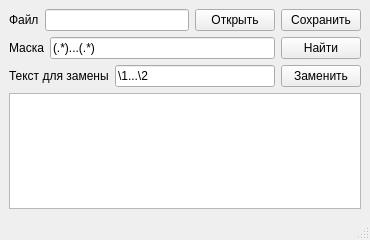
<?xml version="1.0" encoding="UTF-8"?>
<ui version="4.0">
 <class>MainWindow</class>
 <widget class="QMainWindow" name="MainWindow">
  <property name="geometry">
   <rect>
    <x>0</x>
    <y>0</y>
    <width>370</width>
    <height>240</height>
   </rect>
  </property>
  <property name="windowTitle">
   <string>MainWindow</string>
  </property>
  <widget class="QWidget" name="centralwidget">
   <layout class="QGridLayout" name="gridLayout">
    <item row="0" column="0">
     <layout class="QVBoxLayout" name="verticalLayout">
      <item>
       <layout class="QHBoxLayout" name="horizontalLayout">
        <item>
         <widget class="QLabel" name="label">
          <property name="text">
           <string>Файл</string>
          </property>
         </widget>
        </item>
        <item>
         <widget class="QLineEdit" name="lineEdit"/>
        </item>
        <item>
         <widget class="QPushButton" name="openButton">
          <property name="text">
           <string>Открыть</string>
          </property>
         </widget>
        </item>
        <item>
         <widget class="QPushButton" name="saveButton">
          <property name="text">
           <string>Сохранить</string>
          </property>
         </widget>
        </item>
       </layout>
      </item>
      <item>
       <layout class="QHBoxLayout" name="horizontalLayout_3">
        <item>
         <widget class="QLabel" name="label_2">
          <property name="text">
           <string>Маска</string>
          </property>
         </widget>
        </item>
        <item>
         <widget class="QLineEdit" name="lineEdit_2">
          <property name="text">
           <string>(.*)...(.*)</string>
          </property>
         </widget>
        </item>
        <item>
         <widget class="QPushButton" name="searchButton">
          <property name="text">
           <string>Найти</string>
          </property>
         </widget>
        </item>
       </layout>
      </item>
      <item>
       <layout class="QHBoxLayout" name="horizontalLayout_6">
        <item>
         <widget class="QLabel" name="label_3">
          <property name="text">
           <string>Текст для замены</string>
          </property>
         </widget>
        </item>
        <item>
         <widget class="QLineEdit" name="lineEdit_3">
          <property name="text">
           <string>\1...\2</string>
          </property>
         </widget>
        </item>
        <item>
         <widget class="QPushButton" name="replaceButton">
          <property name="text">
           <string>Заменить</string>
          </property>
         </widget>
        </item>
       </layout>
      </item>
      <item>
       <layout class="QHBoxLayout" name="horizontalLayout_5">
        <item>
         <widget class="QTextEdit" name="textEdit"/>
        </item>
       </layout>
      </item>
     </layout>
    </item>
   </layout>
  </widget>
  <widget class="QMenuBar" name="menubar">
   <property name="geometry">
    <rect>
     <x>0</x>
     <y>0</y>
     <width>370</width>
     <height>21</height>
    </rect>
   </property>
  </widget>
  <widget class="QStatusBar" name="statusbar"/>
 </widget>
 <resources/>
 <connections/>
</ui>
